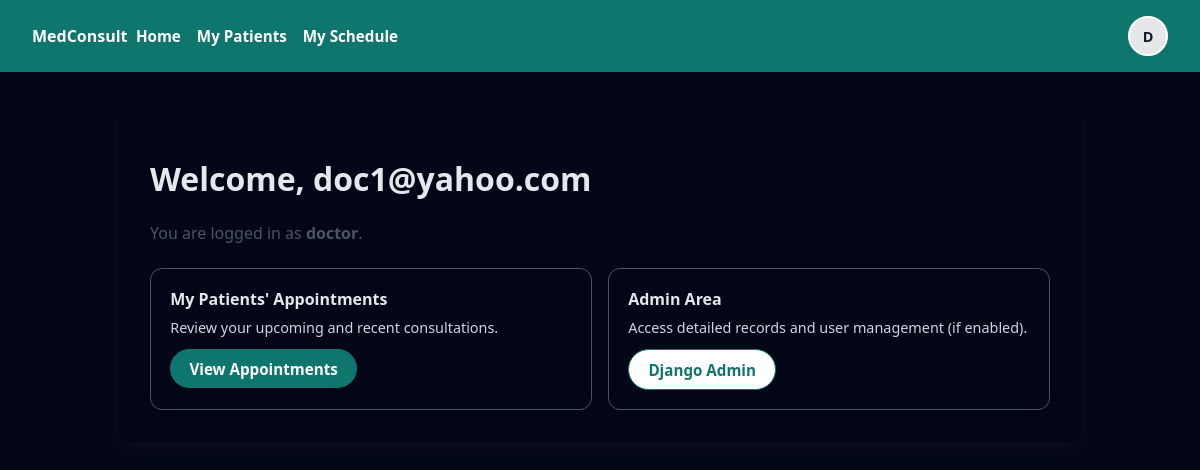
The page / (signed in) on the database its author committed.
### core/models.py (models this page shows, shortened)
class User(AbstractBaseUser, PermissionsMixin):
    ROLE_CHOICES = (
        ("patient", "Patient"),
        ("doctor", "Doctor"),
        ("admin", "Admin"),
    )
    id = models.UUIDField(primary_key=True, default=uuid.uuid4, editable=False)
    email = models.EmailField(unique=True)
    role = models.CharField(max_length=20, choices=ROLE_CHOICES)
    created_at = models.DateTimeField(auto_now_add=True)
    profile_image = models.ImageField(
        upload_to="profile_images/",
        blank=True,
        null=True,
    )
    theme_preference = models.CharField(
        max_length=10,
        choices=(("light", "Light"), ("dark", "Dark")),
        default="light",
    )
    location_tracking_enabled = models.BooleanField(default=False)
    is_active = models.BooleanField(default=True)
    is_staff = models.BooleanField(default=False)
    objects = UserManager()
    USERNAME_FIELD = "email"
    REQUIRED_FIELDS = []  # email + password only

### core/views.py (the view)
# urls.py: path("", views.welcome_page, name="welcome"),
def welcome_page(request):
    return render(request, "core/welcome.html")

### core/templates/core/welcome.html (shortened to what this page needs)
{% extends "core/base.html" %}
{% block content %}
{% if request.user.is_authenticated %}
    <h1>Welcome, {{ request.user.email }}</h1>
    <p style="margin-top:0.4rem; color:#4b5563;">
        You are logged in as <strong>{{ request.user.role }}</strong>.
    </p>
    {% if request.user.role == "patient" %}
        <div class="dashboard-grid">
            <div class="dashboard-card">
                <h3>My Appointments</h3>
                <p>View all your upcoming and past consultations.</p>
                <a href="{% url 'patient-appointments' %}" class="button button-primary">
                    View Appointments
                </a>
            </div>
            <div class="dashboard-card">
                <h3>Request Appointment</h3>
                <p>Schedule a new consultation with a doctor.</p>
                <a href="{% url 'patient-appointment-create' %}" class="button button-outline">
                    Request Appointment
                </a>
            </div>
            <div class="dashboard-card">
                <h3>Payments</h3>
                <p>Pay your consultation fee securely.</p>
                <a href="{% url 'payment-page' %}" class="button button-outline">
                    Go to Payments
                </a>
            </div>
        </div>
    {% elif request.user.role == "doctor" %}
        <div class="dashboard-grid">
            <div class="dashboard-card">
                <h3>My Patients' Appointments</h3>
                <p>Review your upcoming and recent consultations.</p>
                <a href="{% url 'doctor-appointments' %}" class="button button-primary">
                    View Appointments
                </a>
            </div>
            <div class="dashboard-card">
                <h3>Admin Area</h3>
                <p>Access detailed records and user management (if enabled).</p>
                <a href="/admin/" class="button button-outline">
                    Django Admin
                </a>
            </div>
        </div>
    {% endif %}
{% endif %}
{% endblock %}

### core/templates/core/base.html (shortened to what this page needs)
<!DOCTYPE html>
<html lang="en">
<head>
</head>
<body class="{% if request.user.is_authenticated and request.user.theme_preference == 'dark' %}theme-dark{% else %}theme-light{% endif %}">
<header>
    <div class="nav-left">
        <div class="brand">MedConsult</div>
        <a href="{% url 'welcome' %}">Home</a>
        {% if request.user.is_authenticated %}
            {% if request.user.role == "patient" %}
                <a href="{% url 'patient-appointments' %}">My Appointments</a>
                <a href="{% url 'payment-page' %}">Payments</a>
            {% elif request.user.role == "doctor" %}
                <a href="{% url 'doctor-appointments' %}">My Patients</a>
                <a href="{% url 'doctor-schedule' %}">My Schedule</a>
            {% elif request.user.role == "admin" %}
                <a href="/admin/">Admin</a>
            {% endif %}
        {% endif %}
    </div>
    <div class="nav-right">
        {% if request.user.is_authenticated %}
            <div class="avatar-wrapper" id="avatar-wrapper">
                <div class="avatar-circle" id="avatar-toggle">
                    {% if request.user.profile_image %}
                        <img src="{{ request.user.profile_image.url }}" alt="Profile">
                    {% else %}
                        <span class="avatar-initial">
                            {{ request.user.email|first|upper }}
                        </span>
                    {% endif %}
                </div>
            </div>
        {% else %}
            <a href="{% url 'login-page' %}">Login</a>
            <a href="{% url 'signup-patient-page' %}">Patient Signup</a>
            <a href="{% url 'signup-doctor-page' %}">Doctor Signup</a>
        {% endif %}
    </div>
</header>
<div class="container">
    {% block content %}{% endblock %}
</div>
</body>
</html>

### core/templates/core/base.html (style rules this page uses)
body { font-family: system-ui, -apple-system, BlinkMacSystemFont, "Segoe UI", sans-serif; margin: 0; padding: 0; }
body.theme-dark { background: #020617; color: #e5e7eb; }
header { background: #0f766e; color: white; padding: 1rem 2rem; display: flex; align-items: center; justify-content: space-between; }
header .brand { font-weight: 700; }
header .nav-left a, header .nav-center a { color: white; margin-right: 1rem; text-decoration: none; font-weight: 600; font-size: 0.95rem; }
header .nav-left, header .nav-center { display: flex; align-items: center; }
.container { max-width: 900px; margin: 2rem auto; background: white; padding: 2rem; border-radius: 0.75rem; box-shadow: 0 10px 25px rgba(15,23,42,0.08); }
body.theme-dark .container { background: #020617; color: #e5e7eb; box-shadow: 0 10px 25px rgba(15,23,42,0.5); }
.button { display: inline-block; padding: 0.6rem 1.2rem; border-radius: 999px; border: none; cursor: pointer; text-decoration: none; font-weight: 600; font-size: 0.95rem; }
.button-primary { background: #0f766e; color: white; }
.button-outline { border: 1px solid #0f766e; color: #0f766e; background: white; }
.dashboard-grid { display: grid; grid-template-columns: repeat(auto-fit, minmax(180px, 1fr)); gap: 1rem; margin-top: 1.5rem; }
.dashboard-card { padding: 1.2rem; border-radius: 0.75rem; border: 1px solid #e5e7eb; background: #f9fafb; box-shadow: 0 1px 3px rgba(15,23,42,0.06); }
body.theme-dark .dashboard-card { background: #020617; border-color: #4b5563; }
.dashboard-card h3 { margin: 0 0 0.5rem 0; font-size: 1rem; }
.dashboard-card p { margin: 0 0 0.75rem 0; font-size: 0.9rem; color: #4b5563; }
body.theme-dark .dashboard-card p { color: #d1d5db; }
.nav-right { display: flex; align-items: center; gap: 0.75rem; }
.avatar-wrapper { position: relative; }
.avatar-circle { width: 36px; height: 36px; border-radius: 999px; background: #e5e7eb; display: flex; align-items: center; justify-content: center; overflow: hidden; cursor: pointer; border: 2px solid #ffffff; }
.avatar-initial { font-size: 0.9rem; font-weight: 700; color: #111827; }

### rows shown on the page
User: user.email|first "D", user.email "doc1@yahoo.com", user.role "doctor"
